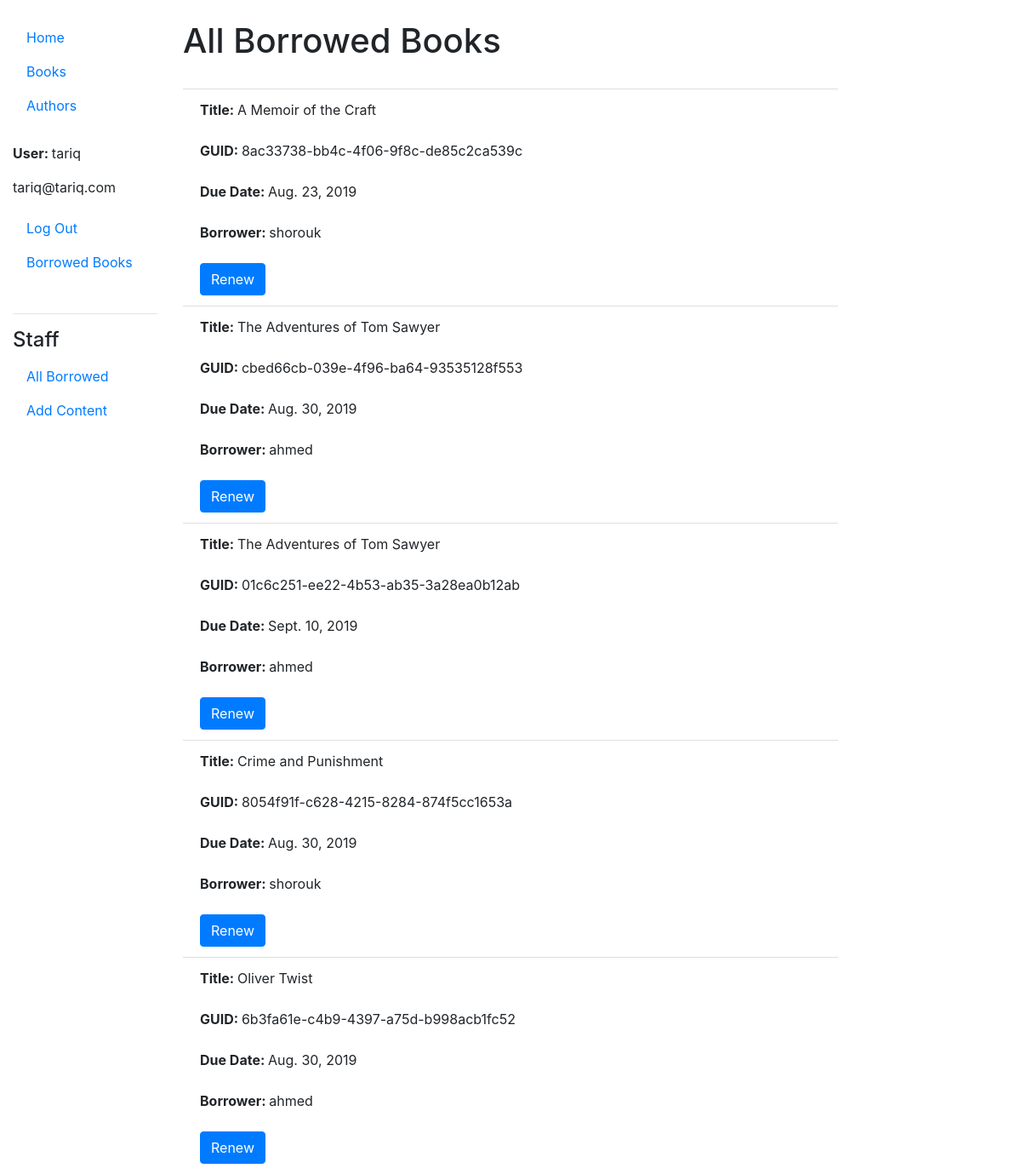
Page /catalog/all-borrowed/ (signed in) on the committed database.
### catalog/models.py (models this page shows, shortened)
class Book_Instance(models.Model):
    guid = models.UUIDField(
        'GUID',
    default=uuid.uuid4,
    primary_key=True,
    )
    due_back = models.DateField(null=True, blank=True)
    LOAN_STATUS = (
        ('o','on loane'),
        ('a', 'available'),
        ('m', 'maintenance'),
    )
    status = models.CharField(
        max_length=1,
        choices=LOAN_STATUS,
        default='a',
        )
    borrower = models.ForeignKey(User, on_delete=models.SET_NULL, null=True, blank=True)
    book = models.ForeignKey(Book, on_delete=models.CASCADE)
    class Meta:
        verbose_name='Book Instance'

class Book(models.Model):
    isbn = models.CharField(
        'ISBN',
        max_length =13,
        primary_key=True,
        help_text ='ISBN for book max 13 chars.'
        )
    title = models.CharField(max_length=100, help_text='books title')
    summary = models.CharField(max_length=1000, help_text='book summary text.')
    language = models.ForeignKey(
        Language,
        on_delete=models.SET_NULL,
        null=True,
        blank=True
        )
    genre = models.ManyToManyField(Genre, blank=True)
    author = models.ForeignKey(Author, on_delete=models.SET_NULL, null=True)

### catalog/views.py (the view)
# urls.py: path('all-borrowed/', views.all_borrowed, name='all-borrowed'),
def all_borrowed(request):
    if request.user.is_staff:
        borrowed_books = Book_Instance.objects.filter(status__exact='o')
        context = {
            'borrowed_books':borrowed_books,
        }
        return render(request, 'catalog/all_borrowed.html', context=context)
    else:
        redirect_url = reverse('login') + '?next='+request.path
        return HttpResponseRedirect(redirect_url)

### catalog/templates/catalog/all_borrowed.html (shortened to what this page needs)
{% extends 'catalog/base.html' %}
{% block content %}
<h1>All Borrowed Books </h1>
<br>
    <ul class="list-group list-group-flush">
        {% for book in borrowed_books %}
        <li class="list-group-item">
            <strong>Title: </strong>{{ book.book.title }}<br><br>
            <strong>GUID: </strong>{{ book.guid }}<br><br>
            <strong>Due Date: </strong>{{ book.due_back }}<br><br>
            <strong>Borrower: </strong>{{ book.borrower }}<br><br>
            <a class="btn btn-primary" role="button" href="{% url 'catalog:due-back-renew' book.guid %}">Renew</a>
        </li>
        {% endfor %}
    </ul>
{% endblock%}

### catalog/templates/catalog/base.html (shortened to what this page needs)
<!DOCTYPE html>
<html lang="en">
<head>
    {% load static %}
    <link rel="stylesheet" href="{% static 'catalog/css/bootstrap.min.css' %}">
</head>
<body>
    <div class="container-fluid">
        <br>
        <div class="row">
            <div class="col-md-2">
                <nav class="nav flex-column">
                    <a class="nav-link active" href="{% url 'catalog:index' %}">Home</a>
                    <a class="nav-link" href="{% url 'catalog:books' %}">Books</a>
                    <a class="nav-link" href="{% url 'catalog:authors' %}">Authors</a>
                </nav>
                <br>
                <nav class="nav flex-column">
                    {% if user.is_authenticated %}
                    <p>
                        <strong>User: </strong>{{ user.get_username }}
                    </p>
                    <p>
                        {{ user.email }}
                    </p>
                    <a class="nav-link " href="{% url 'catalog:log-out' %}?next={{ request.path }}" >Log Out</a>
                    {% else %}
                    <a class="nav-link" href="{% url 'login' %}?next={{ request.path }}"> Login</a>
                    {% endif %}
                    <a class="nav-link" href="{% url 'catalog:borrowed-books' %}"> Borrowed Books</a>
                </nav>
                <br>
                <hr>
                <h4>Staff</h4>
                <nav class="nav flex-column">
                    <a class="nav-link " href="{% url 'catalog:all-borrowed' %}">All Borrowed</a>
                    <a class="nav-link " href="#">Add Content</a>
                </nav>
            </div>
            <div class="col-md-8">
                {% block content %}
                {% endblock %}
            </div>
    </div>
</body>
</html>

### rows in the picture
Book_Instance: book "A Memoir of the Craft", guid "8ac33738-bb4c-4f06-9f8c-de85c2ca539c", due_back "Aug. 23, 2019", borrower "shorouk"
Book_Instance: book "The Adventures of Tom Sawyer", guid "cbed66cb-039e-4f96-ba64-93535128f553", due_back "Aug. 30, 2019", borrower "ahmed"
Book_Instance: book "The Adventures of Tom Sawyer", guid "01c6c251-ee22-4b53-ab35-3a28ea0b12ab", due_back "Sept. 10, 2019", borrower "ahmed"
Book_Instance: book "Crime and Punishment", guid "8054f91f-c628-4215-8284-874f5cc1653a", due_back "Aug. 30, 2019", borrower "shorouk"
Book_Instance: book "Oliver Twist", guid "6b3fa61e-c4b9-4397-a75d-b998acb1fc52", due_back "Aug. 30, 2019", borrower "ahmed"

### other values in the picture
{{ user.get_username }} "tariq"
{{ user.email }} "tariq@tariq.com"
